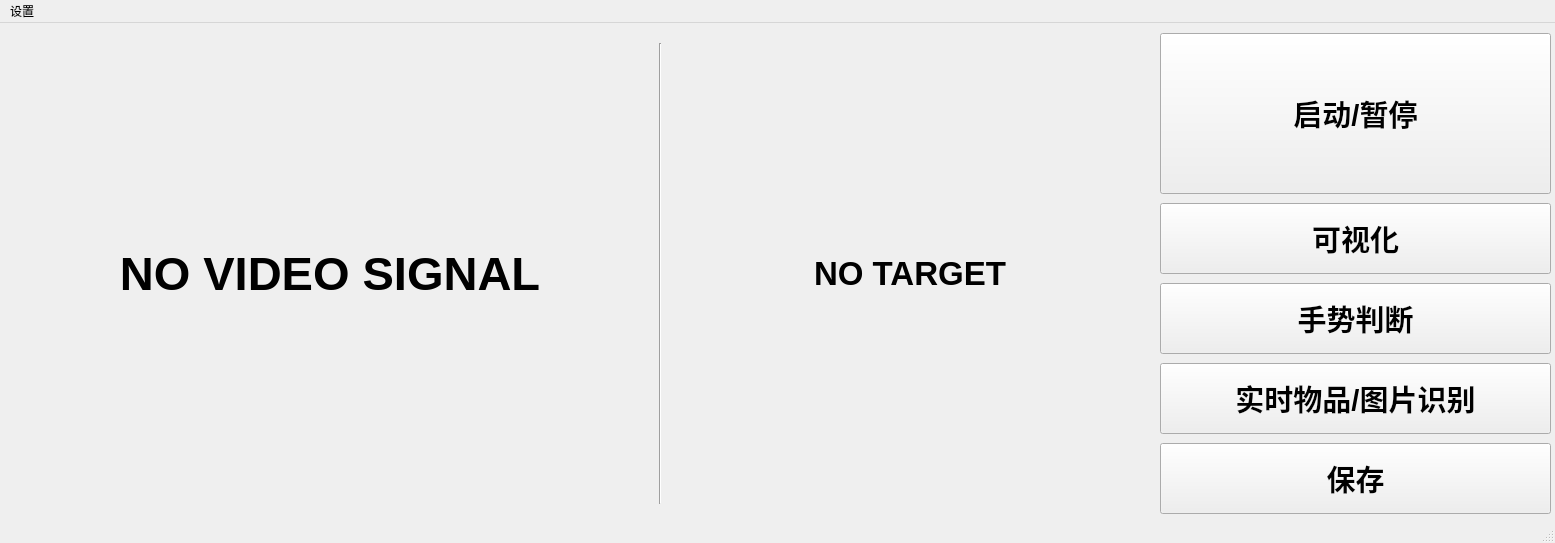
<?xml version="1.0" encoding="UTF-8"?>
<ui version="4.0">
 <class>MainWindow</class>
 <widget class="QMainWindow" name="MainWindow">
  <property name="geometry">
   <rect>
    <x>0</x>
    <y>0</y>
    <width>1555</width>
    <height>543</height>
   </rect>
  </property>
  <property name="windowTitle">
   <string>MainWindow</string>
  </property>
  <widget class="QWidget" name="centralwidget">
   <widget class="QLabel" name="VideoBoxLabel">
    <property name="geometry">
     <rect>
      <x>10</x>
      <y>10</y>
      <width>640</width>
      <height>480</height>
     </rect>
    </property>
    <property name="font">
     <font>
      <pointsize>35</pointsize>
      <weight>75</weight>
      <bold>true</bold>
     </font>
    </property>
    <property name="text">
     <string>NO VIDEO SIGNAL</string>
    </property>
    <property name="alignment">
     <set>Qt::AlignCenter</set>
    </property>
   </widget>
   <widget class="QLabel" name="TargetBoxLabel">
    <property name="geometry">
     <rect>
      <x>670</x>
      <y>10</y>
      <width>480</width>
      <height>480</height>
     </rect>
    </property>
    <property name="font">
     <font>
      <pointsize>25</pointsize>
      <weight>75</weight>
      <bold>true</bold>
     </font>
    </property>
    <property name="text">
     <string>NO TARGET</string>
    </property>
    <property name="alignment">
     <set>Qt::AlignCenter</set>
    </property>
   </widget>
   <widget class="Line" name="line">
    <property name="geometry">
     <rect>
      <x>650</x>
      <y>20</y>
      <width>20</width>
      <height>461</height>
     </rect>
    </property>
    <property name="font">
     <font>
      <pointsize>11</pointsize>
      <weight>50</weight>
      <bold>false</bold>
     </font>
    </property>
    <property name="orientation">
     <enum>Qt::Vertical</enum>
    </property>
   </widget>
   <widget class="QPushButton" name="StartButton">
    <property name="geometry">
     <rect>
      <x>1160</x>
      <y>10</y>
      <width>391</width>
      <height>161</height>
     </rect>
    </property>
    <property name="font">
     <font>
      <pointsize>22</pointsize>
      <weight>75</weight>
      <bold>true</bold>
     </font>
    </property>
    <property name="text">
     <string>启动/暂停</string>
    </property>
   </widget>
   <widget class="QPushButton" name="pushButton_2">
    <property name="geometry">
     <rect>
      <x>1160</x>
      <y>420</y>
      <width>391</width>
      <height>71</height>
     </rect>
    </property>
    <property name="font">
     <font>
      <pointsize>22</pointsize>
      <weight>75</weight>
      <bold>true</bold>
     </font>
    </property>
    <property name="text">
     <string>保存</string>
    </property>
   </widget>
   <widget class="QPushButton" name="pushButton_3">
    <property name="geometry">
     <rect>
      <x>1160</x>
      <y>260</y>
      <width>391</width>
      <height>71</height>
     </rect>
    </property>
    <property name="font">
     <font>
      <pointsize>22</pointsize>
      <weight>75</weight>
      <bold>true</bold>
     </font>
    </property>
    <property name="text">
     <string>手势判断</string>
    </property>
   </widget>
   <widget class="QPushButton" name="pushButton_4">
    <property name="geometry">
     <rect>
      <x>1160</x>
      <y>340</y>
      <width>391</width>
      <height>71</height>
     </rect>
    </property>
    <property name="font">
     <font>
      <pointsize>22</pointsize>
      <weight>75</weight>
      <bold>true</bold>
     </font>
    </property>
    <property name="text">
     <string>实时物品/图片识别</string>
    </property>
   </widget>
   <widget class="QPushButton" name="VisionButton">
    <property name="geometry">
     <rect>
      <x>1160</x>
      <y>180</y>
      <width>391</width>
      <height>71</height>
     </rect>
    </property>
    <property name="font">
     <font>
      <pointsize>22</pointsize>
      <weight>75</weight>
      <bold>true</bold>
     </font>
    </property>
    <property name="text">
     <string>可视化</string>
    </property>
   </widget>
  </widget>
  <widget class="QMenuBar" name="menubar">
   <property name="geometry">
    <rect>
     <x>0</x>
     <y>0</y>
     <width>1555</width>
     <height>28</height>
    </rect>
   </property>
   <widget class="QMenu" name="menu">
    <property name="title">
     <string>设置</string>
    </property>
    <addaction name="action"/>
    <addaction name="action_2"/>
   </widget>
   <addaction name="menu"/>
  </widget>
  <widget class="QStatusBar" name="statusbar"/>
  <action name="action">
   <property name="text">
    <string>设置保存路径</string>
   </property>
  </action>
  <action name="action_2">
   <property name="text">
    <string>读取配置文件</string>
   </property>
  </action>
 </widget>
 <resources/>
 <connections/>
</ui>
